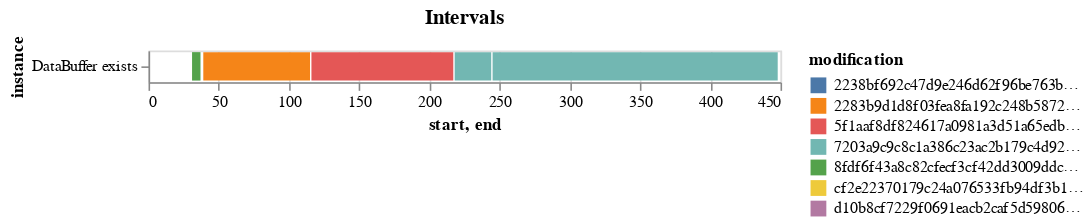

Notebook code cell kept with this figure:
### Code cell
file = 'DataBuffer'
parser.chart(parser.get_intervals([parser.file_exists(file), parser.file_modified(file)]))

### Figure 1 — Vega-Lite specification as saved in the notebook (floating-point values rounded to 4 significant figures)
{"config": {"view": {"continuousWidth": 400, "continuousHeight": 300}}, "data": {"name": "data-c4e9ad6766e82dc41a4cbc3a58820767"}, "mark": "bar", "encoding": {"color": {"type": "nominal", "field": "modification"}, "x": {"type": "quantitative", "field": "start"}, "x2": {"field": "end"}, "y": {"type": "nominal", "field": "instance"}}, "title": "Intervals", "$schema": "https://vega.github.io/schema/vega-lite/v4.8.1.json", "datasets": {"data-c4e9ad6766e82dc41a4cbc3a58820767": [{"instance": "DataBuffer exists", "modification": "2238bf692c47d9e246d62f96be763bbca628c115", "start": 22, "end": 22}, {"instance": "DataBuffer exists", "modification": "2238bf692c47d9e246d62f96be763bbca628c115", "start": 23, "end": 23}, {"instance": "DataBuffer exists", "modification": "d10b8cf7229f0691eacb2caf5d5980658375583b", "start": 26, "end": 26}, {"instance": "DataBuffer exists", "modification": "cf2e22370179c24a076533fb94df3b1ac248a13b", "start": 27, "end": 27}, {"instance": "DataBuffer exists", "modification": "8fdf6f43a8c82cfecf3cf42dd3009ddc75393bc2", "start": 28, "end": 28}, {"instance": "DataBuffer exists", "modification": "8fdf6f43a8c82cfecf3cf42dd3009ddc75393bc2", "start": 31, "end": 37}, {"instance": "DataBuffer exists", "modification": "2283b9d1d8f03fea8fa192c248b58726a66a6eaf", "start": 39, "end": 115}, {"instance": "DataBuffer exists", "modification": "5f1aaf8df824617a0981a3d51a65edb2072d6458", "start": 116, "end": 217}, {"instance": "DataBuffer exists", "modification": "7203a9c9c8c1a386c23ac2b179c4d9246a2d128c", "start": 218, "end": 244}, {"instance": "DataBuffer exists", "modification": "7203a9c9c8c1a386c23ac2b179c4d9246a2d128c", "start": 245, "end": 448}]}}
